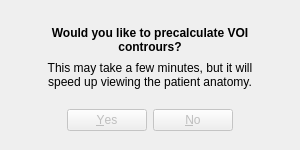
<?xml version="1.0" encoding="UTF-8"?>
<ui version="4.0">
 <class>Dialog</class>
 <widget class="QDialog" name="Dialog">
  <property name="geometry">
   <rect>
    <x>0</x>
    <y>0</y>
    <width>300</width>
    <height>150</height>
   </rect>
  </property>
  <property name="windowTitle">
   <string>Pre-calculate VOI contours</string>
  </property>
  <property name="sizeGripEnabled">
   <bool>false</bool>
  </property>
  <widget class="QLabel" name="progress_label">
   <property name="geometry">
    <rect>
     <x>20</x>
     <y>20</y>
     <width>260</width>
     <height>40</height>
    </rect>
   </property>
   <property name="font">
    <font>
     <weight>75</weight>
     <bold>true</bold>
    </font>
   </property>
   <property name="text">
    <string>Would you like to precalculate VOI contrours?</string>
   </property>
   <property name="alignment">
    <set>Qt::AlignCenter</set>
   </property>
   <property name="wordWrap">
    <bool>true</bool>
   </property>
  </widget>
  <widget class="QDialogButtonBox" name="button_box">
   <property name="enabled">
    <bool>false</bool>
   </property>
   <property name="geometry">
    <rect>
     <x>50</x>
     <y>100</y>
     <width>200</width>
     <height>40</height>
    </rect>
   </property>
   <property name="standardButtons">
    <set>QDialogButtonBox::No|QDialogButtonBox::Yes</set>
   </property>
   <property name="centerButtons">
    <bool>true</bool>
   </property>
  </widget>
  <widget class="QLabel" name="warn_label">
   <property name="geometry">
    <rect>
     <x>30</x>
     <y>60</y>
     <width>240</width>
     <height>30</height>
    </rect>
   </property>
   <property name="font">
    <font>
     <italic>false</italic>
     <underline>false</underline>
    </font>
   </property>
   <property name="text">
    <string>This may take a few minutes, but it will speed up viewing the patient anatomy.</string>
   </property>
   <property name="alignment">
    <set>Qt::AlignCenter</set>
   </property>
   <property name="wordWrap">
    <bool>true</bool>
   </property>
  </widget>
 </widget>
 <resources/>
 <connections/>
</ui>
